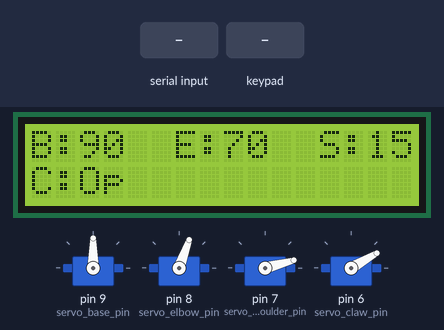
The sketch below on a simulated Arduino Uno, built with avr-gcc and run on an emulated ATmega328P. Parts: 16×2 character LCD, 4 × servo. The test bench sets the inputs (shaded band). What the sketch prints to the serial monitor is not drawn.

Above: at 1.2 s.
1.3 s: "C\n" received over the second serial link
At 2.5 s:
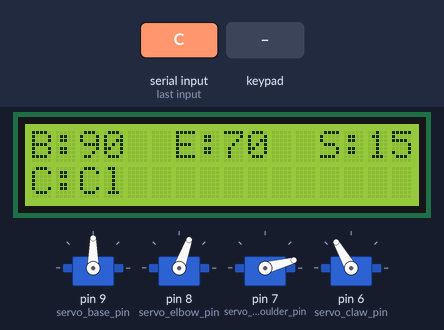
2.8 s: key 'O' pressed
At 3.2 s:
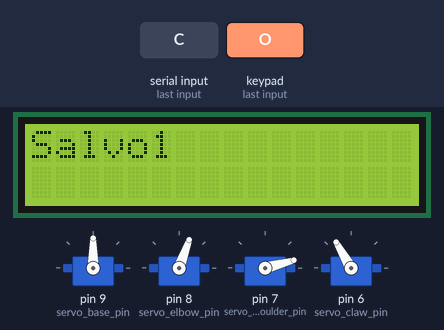
5.8 s: key 'S' pressed
At 6.6 s:
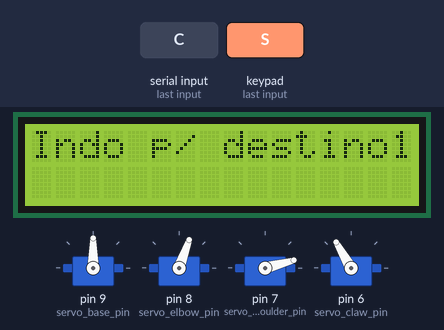
8.3 s: "U\n" received over the second serial link
At 9.1 s:
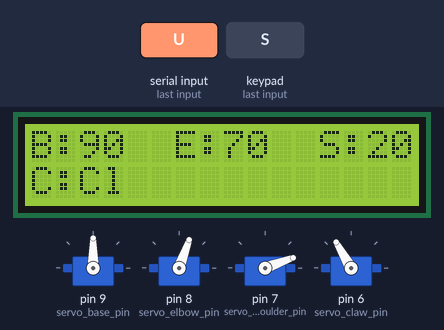
9.8 s: "O\n" received over the second serial link
At 10.2 s:
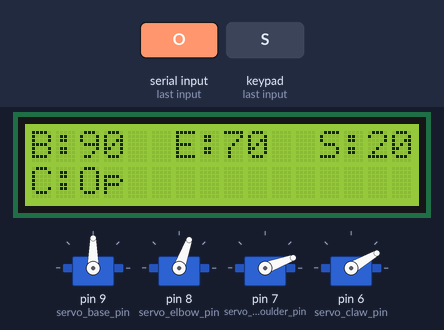
11.3 s: key 'L' pressed
At 12.3 s:
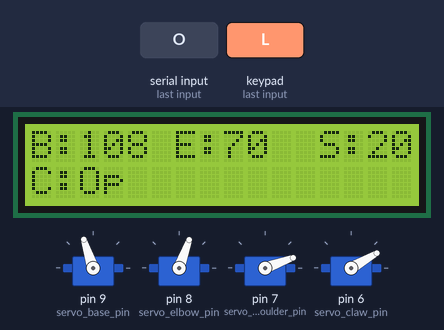
Timing chart, 0 to 14.2 s (numbered marks = the images above; inputs shaded):
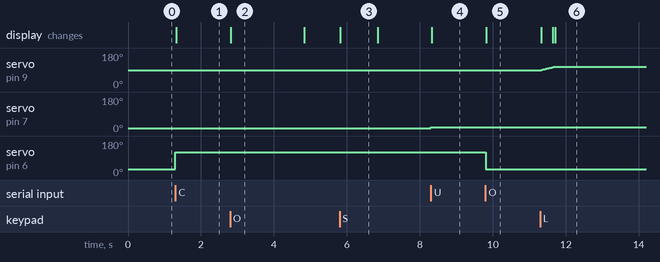

The sketch:

Projeto_braco.ino
```cpp
#include "display.h"
#include "controle.h"
#include "bl_HC05.h"

void setup(){
  Serial.begin(9600);

  bl_setup();

  display_setup();

  control_setup();
}

void loop(){
  bl_cmd();

  movement_PS2();
}
```

bl_HC05.h
```cpp
#ifndef BL_HC05_H
#define BL_HC05_H

#include "controle.h"
extern bool updated = false;
/*--------------------------------------------------------------------------------------------------------------------------------------------*/

//#include "display.h"
/*--------------------------------------------------------------------------------------------------------------------------------------------*/

#include <SoftwareSerial.h>
SoftwareSerial BT(3, 2); //RX, TX

char c; //variavel para receber os comandos do celular

void bl_setup() {
  BT.begin(9600); //comunicaçao do modulo
  Serial.println("Procurando Bluetooth ...");
}

void bl_cmd() {
  if (BT.available()) {
    c = BT.read();

    //para nao printar dois espaços
    if(c != '\r' && c != '\n'){
      Serial.print("Recebido: ");
      Serial.println(c);
    }

    if(c == 'L' && base_position < angle_max){
      base_position += 5;
      updated = true;
    }
    if(c == 'R' && base_position > angle_min){
      base_position -= 5;
      updated = true;
    }
    if(c == 'F' && elbow_position < angle_max){
      elbow_position += 5;
      updated = true;
    }
    if(c == 'B' && elbow_position > angle_min){
      elbow_position -= 5;
      updated = true;
    }
    if(c == 'U' && shoulder_position < angle_max){
      shoulder_position += 5;
      updated = true;
    }
    if(c == 'D' && shoulder_position > angle_min){
      shoulder_position -= 5;
      updated = true;
    }
    if(c == 'O'){
      claw_position = claw_open;
      updated = true;
    }
    if(c == 'C'){
      claw_position = claw_close;
      updated = true;
    }

    base.write(base_position);
    elbow.write(elbow_position);
    shoulder.write(shoulder_position);
    claw.write(claw_position);

    if(updated && msg_empt == ""){
    show_angle();
    }
  }

  //se precisar testar o bluetooth
  /*if (Serial.available() > 0) {
    BT.write(Serial.read());
  }*/
}

#endif
```

controle.h
```cpp
#ifndef CONTROLE_H
#define CONTROLE_H

#include "display.h" // chamo essa lib para mostrar os angulos
/*--------------------------------------------------------------------------------------------------------------------------------------------*/

#include <PS2X_lib.h> //lib do controle PS2
//configs para o controle
PS2X ps2x;
int error = 0;
byte type = 0;
byte vibrate = 0;
byte select = 0;
/*--------------------------------------------------------------------------------------------------------------------------------------------*/

#include <Servo.h> // lib dos servos motores

//objeto para cada servo
Servo base, elbow, shoulder, claw;
/*--------------------------------------------------------------------------------------------------------------------------------------------*/

// definindo os pinos
#define servo_base_pin 9
#define servo_elbow_pin 8
#define servo_shoulder_pin 7
#define servo_claw_pin 6

//limitando os angulos dos servos
const uint8_t angle_max = 170;
const uint8_t angle_min = 10;
int claw_open = 30;
int claw_close = 120;

//posiçoes de cada servo
int base_position = 90;
int elbow_position = 70;
int shoulder_position = 15;
int claw_position = claw_open;

//variaveis para armazenar as posiçoes salvas
int save_base1 = -1, save_elbow1 = -1, save_shoulder1 = -1, save_claw1 = -1;
int save_base2 = -2, save_elbow2 = -2, save_shoulder2 = -2, save_claw2 = -2;
int save_base3 = -3, save_elbow3 = -3, save_shoulder3 = -3, save_claw3 = -3;

void save_position1();
void go_saveposition1();

void save_position2();
void go_saveposition2();

void save_position3();
void go_saveposition3();

void control_setup(){
  base.attach(servo_base_pin);
  elbow.attach(servo_elbow_pin);
  shoulder.attach(servo_shoulder_pin);
  claw.attach(servo_claw_pin);

  error = ps2x.config_gamepad(13, 11, 10, 12, true, true);

  base.write(base_position);
  elbow.write(elbow_position);
  shoulder.write(shoulder_position);
  claw.write(claw_position);
}

//movimentaçao
void movement_PS2(){
  if(error == 1) return; //retorna se o controle nao funcionar

  ps2x.read_gamepad(false, vibrate); //vibraçao do controle

  bool updated = false; //variavel para atualizar os estados dos servo

  //if (msg_empt != "") return; //teste do problema com a velocidade depois da

  //base
  if(ps2x.Button(PSB_PAD_LEFT) && base_position < angle_max){
  base_position++; //indo de grau em grau
  updated = true;
  }
  else if(ps2x.Button(PSB_PAD_RIGHT) && base_position > angle_min){
  base_position--;
  updated = true;
  }

  //cotovelos
  if(ps2x.Button(PSB_GREEN) && elbow_position < angle_max){
  elbow_position++;
  updated = true;
  }
  else if(ps2x.Button(PSB_BLUE) && elbow_position > angle_min){
  elbow_position--;
  updated = true;
  }

  //ombros
  if(ps2x.Button(PSB_PAD_UP) && shoulder_position < angle_max){
  shoulder_position++;
  updated = true;
  }
  else if(ps2x.Button(PSB_PAD_DOWN) && shoulder_position > angle_min){
  shoulder_position--;
  updated = true;
  }

  //garra
  if(ps2x.ButtonPressed(PSB_R1)){
    claw_position = claw_open;
    updated = true;
  }
  if(ps2x.ButtonPressed(PSB_R2)){
    claw_position = claw_close;
    updated = true;
  }

  //definindo as posiçoes
  base.write(base_position);
  elbow.write(elbow_position);
  shoulder.write(shoulder_position);
  claw.write(claw_position);

  save_position1();
  go_saveposition1();

  save_position2();
  go_saveposition2();

  save_position3();
  go_saveposition3();

  //se atualiza e nao tem mensagem entao fica mostrando os novos angulos
  if(updated && msg_empt == ""){
    show_angle();
  }

  //depois que o millis passar o tempo determinado, volta a mostrar os angulos
  if(msg_empt != "" && millis() > msg_time){
    msg_empt = "";
    show_angle();
  }
}

//funçao para salvar as posiçoes
void save_position1(){
  if(ps2x.ButtonPressed(PSB_RED)){
    save_base1 = base_position;
    save_elbow1 = elbow_position;
    save_shoulder1 = shoulder_position;
    save_claw1 = claw_position;

    show_mess("Salvo1", 2000);

    delay(1000);
  }
}

void save_position2(){
  if(ps2x.ButtonPressed(PSB_L1)){
    save_base2 = base_position;
    save_elbow2 = elbow_position;
    save_shoulder2 = shoulder_position;
    save_claw2 = claw_position;

    show_mess("Salvo2", 2000);

    delay(1000);
  }
}

void save_position3(){
  if(ps2x.ButtonPressed(PSB_L3)){
    save_base3 = base_position;
    save_elbow3 = elbow_position;
    save_shoulder3 = shoulder_position;
    save_claw3 = claw_position;

    show_mess("Salvo3", 2000);

    delay(1000);
  }
}

//funçao para ir pra posiçao salva
void go_saveposition1(){
  if(ps2x.ButtonPressed(PSB_PINK)){
    if(save_base1 != -1 && save_elbow1 != -1 && save_shoulder1 != -1 && save_claw1 != -1){
      show_mess("Indo p/ destino1", 1000);

      base_position = save_base1;
      elbow_position = save_elbow1;
      shoulder_position = save_shoulder1;
      claw_position = save_claw1;

      base.write(base_position);
      elbow.write(elbow_position);
      shoulder.write(shoulder_position);
      claw.write(claw_position);

      delay(1000);
    }
  }
}

void go_saveposition2(){
  if(ps2x.ButtonPressed(PSB_L2)){
    if(save_base1 != -2 && save_elbow1 != -2 && save_shoulder1 != -2 && save_claw1 != -2){
      show_mess("Indo p/ destino2", 1000);

      base_position = save_base2;
      elbow_position = save_elbow2;
      shoulder_position = save_shoulder2;
      claw_position = save_claw2;

      base.write(base_position);
      elbow.write(elbow_position);
      shoulder.write(shoulder_position);
      claw.write(claw_position);

      delay(1000);
    }
  }
}

void go_saveposition3(){
  if(ps2x.ButtonPressed(PSB_R3)){
    if(save_base1 != -3 && save_elbow1 != -3 && save_shoulder1 != -3 && save_claw1 != -3){
      show_mess("Indo p/ destino3", 1000);

      base_position = save_base3;
      elbow_position = save_elbow3;
      shoulder_position = save_shoulder3;
      claw_position = save_claw3;

      base.write(base_position);
      elbow.write(elbow_position);
      shoulder.write(shoulder_position);
      claw.write(claw_position);

      delay(1000);
    }
  }
}

#endif
```

display.h
```cpp
#ifndef DISPLAY_H
#define DISPLAY_H

// descomentar se precisar achar o endereço do seu display
/*#include <Wire.h>
#define wire Wire

void I2C_setup(){
  WIRE.begin();

  //se for esp comenta
  while(!Serial){
    delay(10);
  }
}

void I2C_loop(){
  byte error, adds;

  for(adds = 1; adds < 127; adds ++){
    wire.beginTransmission();
    error = wire.endTransmission();

    if(error == 0){
      Serial.print("Endereço:");
      if(adds < 16){
        Serial.print("0");
        Serial.print(adds, HEX);
      }
    }
  }
}*/
/*--------------------------------------------------------------------------------------------------------------------------------------------*/

#include <LiquidCrystal_I2C.h> //lib do display

//configs do display
const uint8_t adds = 0x3F; //endereço I2C
const uint8_t cols = 19; //20 colunas
const uint8_t rows = 3; //4 linhas

// objeto p/ o display
LiquidCrystal_I2C lcd(adds, cols, rows);
/*--------------------------------------------------------------------------------------------------------------------------------------------*/

//variaveis para o tempo e mensagem
unsigned long msg_time = 0;
String msg_empt = "";
/*--------------------------------------------------------------------------------------------------------------------------------------------*/

//chamo essas variaveis do controle.h para o display.h
extern int base_position, elbow_position, shoulder_position, claw_position, claw_open, claw_close;
/*--------------------------------------------------------------------------------------------------------------------------------------------*/

//funçao para mostrar os angulos dos servos
void show_angle(){
  lcd.clear();

  lcd.setCursor(0, 0); //defino a posiçao do cursor
  lcd.print("B:");
  lcd.print(base_position);

  lcd.setCursor(6, 0);
  lcd.print("E:");
  lcd.print(elbow_position);

  lcd.setCursor(12, 0);
  lcd.print("S:");
  lcd.print(shoulder_position);

  lcd.setCursor(0, 1);
  lcd.print("C:");
  if(claw_position == claw_open){
    lcd.print("Op");
  }else if(claw_position == claw_close){
    lcd.print("Cl");
  }
}
/*--------------------------------------------------------------------------------------------------------------------------------------------*/

//configs iniciais do display
void display_setup(){
  lcd.init(); //liga o display
  lcd.backlight(); //iluminaçao do display
  lcd.clear(); //limpa o conteudo

  show_angle();
}
/*--------------------------------------------------------------------------------------------------------------------------------------------*/

//funçao para o tempo de mostragem da mensagem
void show_mess(String msg, int time){
  lcd.clear();
  lcd.setCursor(0, 0);
  lcd.print(msg);
  msg_empt = msg;
  msg_time = millis() + time;
}

#endif
```

Measured:
- after the input at 1.3 s, servo on pin 6 (servo_claw_pin): 30° → 120° at once; the display: changes at once (image 1)
- after the input at 2.8 s, the display: changes at once (image 2)
- after the input at 5.8 s, the display: changes at once (image 3)
- after the input at 8.3 s, servo on pin 7 (servo_shoulder_pin): 15° → 20° at once; the display: changes at once (image 4)
- after the input at 9.8 s, servo on pin 6 (servo_claw_pin): 120° → 30° at once; the display: changes at once (image 5)
- after the input at 11.3 s, servo on pin 9 (servo_base_pin): moves from 90° to 108° over 0.38 s, starting at once; the display: first changes at once (image 6 shows a later state)
- what the display in image 2 shows lasts 2.0 s, from 2.8 s to 4.8 s
